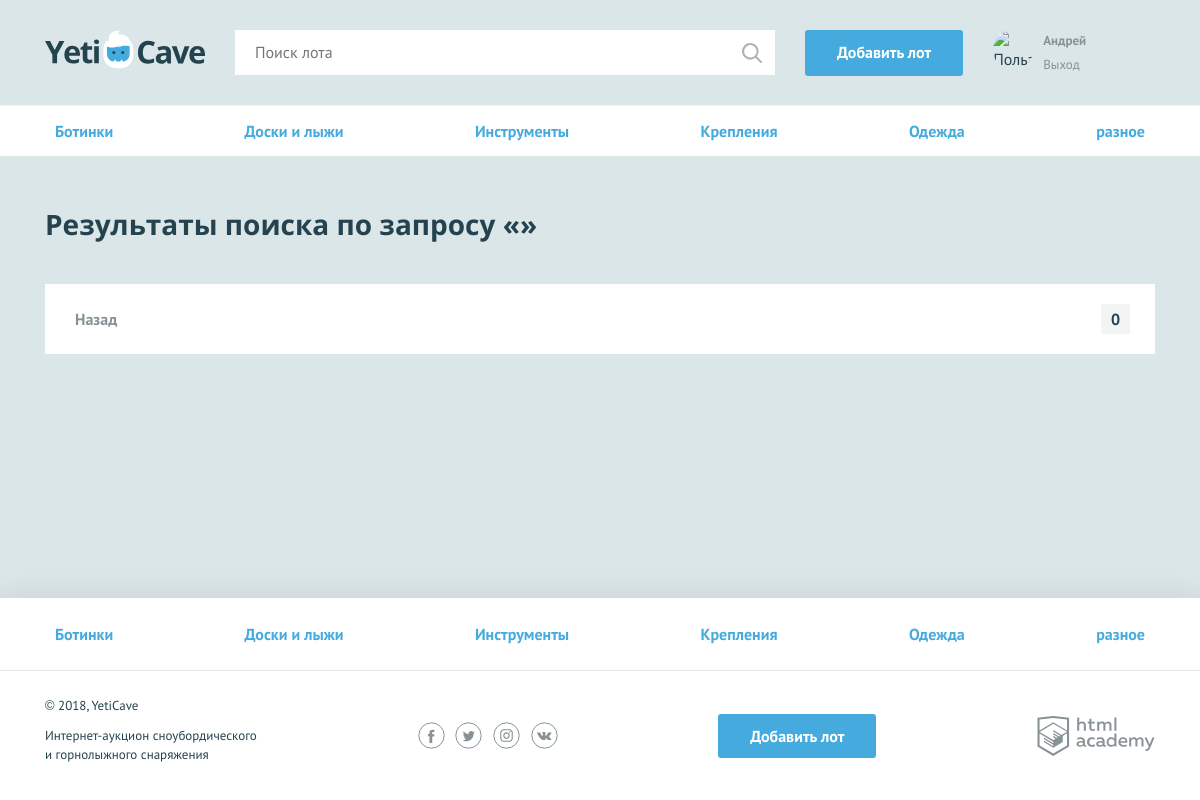
The page /search.php (signed in) on the database its author committed.
### tables this page shows
CREATE TABLE categories (
  id   INT AUTO_INCREMENT PRIMARY KEY,
  name CHAR(64)
);

### functions.php (called while the page is built, shortened)
<?php
function include_template($name, $data)
{
    $name = 'templates/' . $name;
    extract($data);
    require_once $name;
    $result = ob_get_clean();
    return $result;
}

### data.php (called while the page is built, shortened)
<?php
$categories = [
    "Доски и лыжи", "Крепления", "Ботинки",
    "Одежда", "Инструменты", "Разное"];
$con = mysqli_connect("localhost", "root", "PasswordforMySQL", "Yeticave");
mysqli_set_charset($con, "utf8");
$categories_query = "SELECT id, name FROM categories GROUP BY name;";
$categories_result = mysqli_query($con, $categories_query);
$categories_query_array = mysqli_fetch_all($categories_result, MYSQLI_ASSOC);

### templates/search.php (the view, shortened to what this page needs)
<nav class="nav">
    <ul class="nav__list container">
        <?php foreach ($categories as $key => $val): ?>
            <li class="nav__item">
                <a href="lots-by-category.php?category_id=<?= $val['id'] ?>&page=1"><?= $val['name'] ?></a>
            </li>
        <?php endforeach; ?>
    </ul>
</nav>
<div class="container">
    <section class="lots">
        <h2>Результаты поиска по запросу «<span><?= $_GET['search'] ?></span>»</h2>
    </section>
    <ul class="pagination-list">
        <?php if ((int)$_GET['page'] === 1): ?>
        <?php else: ?>
            <li class="pagination-item pagination-item-prev"><a
                        href="search.php?page=<?= $_GET['page'] - 1; ?>&search=<?= $_GET['search'] ?>">Назад</a></li>
        <?php endif; ?>
        <li class="pagination-item <?php if ((int)$_GET['page'] === (int)$pages_count) {
            print('pagination-item-active');
        } ?>"><a href="search.php?page=<?= $pages_count ?>&search=<?= $_GET['search'] ?>"><?= $pages_count ?></a></li>
    </ul>
</div>

### templates/layout.php (shortened to what this page needs)
<!DOCTYPE html>
<html lang="ru">
<head>
    <link href="css/normalize.min.css" rel="stylesheet">
    <link href="css/style.css" rel="stylesheet">
</head>
<body>
<div class="page-wrapper">
    <header class="main-header">
        <div class="main-header__container container">
            <a class="main-header__logo" href="index.php?page=1">
                <img src="img/logo.svg" width="160" height="39" alt="Логотип компании YetiCave">
            </a>
            <form class="main-header__search" method="get" action="search.php">
                <input type="search" name="search" placeholder="Поиск лота">
                <input class="main-header__search-btn" type="submit" name="">
            </form>
            <?php if (isset($_SESSION['user'])): ?>
                <a class="main-header__add-lot button" href="add.php">Добавить лот</a>
            <?php endif; ?>
            <nav class="user-menu">
                <?php if (isset($_SESSION['user'])): ?>
                    <div class="user-menu__image">
                        <img src="<?= $_SESSION['user']['avatar'] ?>" width="40" height="40" alt="Пользователь">
                    </div>
                    <div class="user-menu__logged">
                        <a href="my-bets.php"><p> <?= htmlspecialchars($_SESSION['user']['name']) ?></p></a>
                        <a href="logout.php">Выход</a>
                    </div>
                <?php endif; ?>
            </nav>
        </div>
    </header>
    <main>
        <?= $page_content; ?>
    </main>
</div>
<footer class="main-footer">
    <nav class="nav">
        <ul class="nav__list container">
            <?php foreach ($categories as $key => $val): ?>
                <li class="nav__item">
                    <a href="lots-by-category.php?category_id=<?= $val['id'] ?>&page=1"><?= $val['name']; ?></a>
                </li>
            <?php endforeach; ?>
        </ul>
    </nav>
    <div class="main-footer__bottom container">
        <div class="main-footer__copyright">
            <p>© 2018, YetiCave</p>
            <p>Интернет-аукцион сноубордического и горнолыжного снаряжения</p>
        </div>
        <div class="main-footer__social social">
            <a class="social__link social__link--facebook" href="#">
            </a>
            <a class="social__link social__link--twitter" href="#">
            </a>
            <a class="social__link social__link--instagram" href="#">
            </a>
            <a class="social__link social__link--vkontakte" href="#">
            </a>
        </div>
        <?php if (isset($_SESSION['user'])): ?>
            <a class="main-footer__add-lot button" href="add.php">Добавить лот</a>
        <?php endif; ?>
        <div class="main-footer__developed-by">
            <a class="logo-academy" href="https://htmlacademy.ru/intensive/php">
            </a>
        </div>
    </div>
</footer>
</body>
</html>

### css/style.css (style rules this page uses)
html, body { height: 100%; }
.page-wrapper { display: flex; flex-direction: column; min-height: 100%; margin-bottom: -202px; }
.page-wrapper::after { content: ""; display: block; }
.page-wrapper::after { height: 85px; }
main { margin-bottom: 202px; }
body { min-width: 1140px; background-color: #dbe6e9; font-family: "PT Sans", sans-serif; font-weight: 400; font-size: 16px; line-height: 26px; color: #25434e; }
a { text-decoration: none; }
h2 { margin: 0; font-family: "Open Sans", sans-serif; font-size: 28px; line-height: 35px; font-weight: 700; }
.container { width: 1110px; margin: 0 auto; padding: 0 15px; }
.button { display: block; padding: 9px 32px; background-color: #45abde; color: #ffffff; text-align: center; font-weight: 700; border: none; border-radius: 3px; }
.main-header { padding: 30px 0 29px; border-bottom: 1px solid rgba(255, 255, 255, 0.5); }
.main-header__container { display: -webkit-flex; display: -ms-flexbox; display: flex; -webkit-justify-content: flex-start; -ms-flex-pack: start; justify-content: flex-start; }
.main-header__logo { display: block; margin-right: 30px; }
.main-header__search { position: relative; width: 540px; margin-right: 30px; }
.main-header__search input[type="search"] { width: 100%; padding: 8px 19px 9px 19px; border: 1px solid #ffffff; }
.main-header__search-btn { content: ""; position: absolute; top: 3px; right: 3px; width: 20px; height: 20px; padding: 20px; background: url("../img/search.svg") center no-repeat; opacity: 0.3; border: 0; font-size: 0; }
.main-header__add-lot { max-width: 160px; margin-right: 30px; }
.user-menu { display: -webkit-flex; display: -ms-flexbox; display: flex; }
.user-menu__image { width: 40px; height: 40px; margin-right: 10px; border-radius: 50%; overflow: hidden; }
.user-menu__image img { width: 100%; height: 100%; }
.user-menu__logged { color: #879296; line-height: 22px; }
.user-menu__logged p { font-weight: 700; margin: 0; }
.user-menu__logged a { color: #879296; font-size: 13px; font-weight: 400; }
.main-footer { background-color: #ffffff; box-shadow: 0 0 30px 0 rgba(0, 0, 0, 0.1); }
.main-footer__bottom { display: -webkit-flex; display: -ms-flexbox; display: flex; -webkit-justify-content: space-between; -ms-flex-pack: justify; justify-content: space-between; -webkit-align-items: center; -ms-flex-align: center; align-items: center; padding: 25px 0; }
.main-footer__copyright { max-width: 212px; }
.main-footer__copyright p { margin: 0; margin-bottom: 11px; font-size: 13px; line-height: 19px; }
.main-footer__social { width: 140px; }
.social { display: -webkit-flex; display: -ms-flexbox; display: flex; -webkit-justify-content: space-between; -ms-flex-pack: justify; justify-content: space-between; -webkit-flex-wrap: wrap; -ms-flex-wrap: wrap; flex-wrap: wrap; }
.social__link { width: 27px; height: 27px; }
.logo-academy { display: block; width: 118px; height: 40px; }
.nav { background-color: #ffffff; border-bottom: 1px solid #e1e6e7; }
.nav__list { display: -webkit-flex; display: -ms-flexbox; display: flex; -webkit-justify-content: space-between; -ms-flex-pack: justify; justify-content: space-between; -webkit-flex-wrap: wrap; -ms-flex-wrap: wrap; flex-wrap: wrap; list-style: none; }
.nav__item a { position: relative; display: block; padding: 12px 10px; font-weight: 700; color: #45abde; }
.nav__item a::before { content: ""; display: none; position: absolute; bottom: 0; width: calc(100% - 20px); height: 3px; background-color: #e2e5e6; }
.main-footer .nav__item a { padding: 23px 10px; }
.lots { padding-top: 50px; }
.lots h2 { padding-bottom: 42px; }
.pagination-list { display: -webkit-flex; display: -ms-flexbox; display: flex; margin: 0; padding: 22px 20px; list-style: none; text-align: center; font-size: 16px; font-weight: 700; background-color: #ffffff; }
.pagination-item { margin-right: 5px; }
.pagination-item a { color: #879296; padding: 5px 10px; }
.pagination-item-prev { margin-right: auto; }
.pagination-item-active a { color: #25434e; background-color: rgba(135, 146, 150, 0.1); }

### rows shown on the page
categories: name "Ботинки"
categories: name "Доски и лыжи"
categories: name "Инструменты"
categories: name "Крепления"
categories: name "Одежда"
categories: name "разное"

### other values the page prints
$_SESSION['user']['name'] "Андрей"
$pages_count "0"
